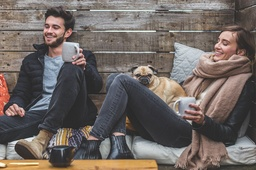
#> input picture opencv-tutorial-study-master/taskImage/picture.jpg, 256 x 170 px, shrunk from 960 x 639 before the run, found by its file name
$ python houghCircle.py
#> lines starting #> are read from the running program, lines starting #| are printed output that depends on the picture
import cv2
import numpy as np
import os
from matplotlib import pyplot as plt

os.chdir('C:\\Users\\user\\Desktop\\opencv')

img = cv2.imread('picture.jpg',0)
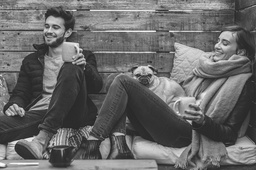
#> img: shape (170, 256); min 30, max 253, mean 105.3

img = cv2.medianBlur(img,5)
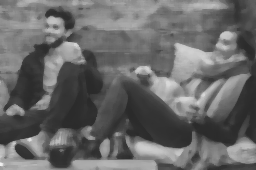
#> img: shape (170, 256); min 42, max 239, mean 104.7
cimg = cv2.cvtColor(img,cv2.COLOR_GRAY2BGR)
circles = cv2.HoughCircles(img,cv2.HOUGH_GRADIENT,1,20,
param1=50,param2=30,minRadius=0,maxRadius=0)
#> circles = 45 rows, first 8: [135.5, 92.5, 92.6], [70.5, 71.5, 66.2], [116.5, 107.5, 78.7], [190.5, 54.5, 53.4], [147.5, 117.5, 48.5], [68.5, 97.5, 63.2], [171.5, 114.5, 58.3], [96.5, 84.5, 53.8]
circles = np.uint16(np.around(circles))
#> circles = 45 rows, first 8: [136, 92, 93], [70, 72, 66], [116, 108, 79], [190, 54, 53], [148, 118, 48], [68, 98, 63], [172, 114, 58], [96, 84, 54]
for i in circles[0,:]:
    # draw the outer circle
    cv2.circle(cimg,(i[0],i[1]),i[2],(0,255,0),2)
    # draw the center of the circle
    cv2.circle(cimg,(i[0],i[1]),2,(0,0,255),3)
#> this loop made 45 passes
#> i on passes 1 to 12: [136, 92, 93], [70, 72, 66], [116, 108, 79], [190, 54, 53], [148, 118, 48], [68, 98, 63], [172, 114, 58], [96, 84, 54], [40, 92, 65], [18, 94, 68], [208, 38, 36], [114, 42, 35]
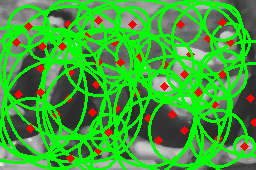
#> cimg: shape (170, 256, 3); mean B, G, R 53.3, 165.3, 62.3
cv2.imshow('detected circles',cimg)
cv2.waitKey(0)
cv2.destroyAllWindows()
# [18 lines of commented-out code are left out]

$ run again, with opencv-tutorial-study-master/taskImage/buble.jpg copied over opencv-tutorial-study-master/taskImage/picture.jpg
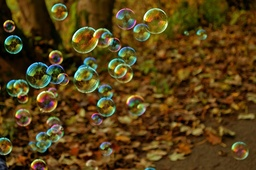
#> input picture opencv-tutorial-study-master/taskImage/buble.jpg, 256 x 170 px, shrunk from 960 x 636 before the run, found by its file name
#> `img = cv2.medianBlur(img,5)`:
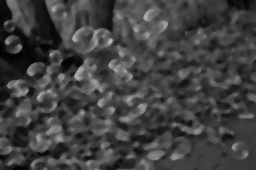
#> img: shape (170, 256); min 0, max 184, mean 64.8
#> `circles = cv2.HoughCircles(img,cv2.HOUGH_GRADIENT,1,20, param1=50,para..`: circles = 44 rows, first 8: [100.5, 81.5, 41.3], [111.5, 56.5, 42.7], [255.5, 167.5, 160.8], [161.5, 65.5, 44.5], [120.5, 123.5, 31.5], [167.5, 44.5, 37.7], [57.5, 95.5, 33.3], [182.5, 161.5, 64.1]
#> `circles = np.uint16(np.around(circles))`: circles = 44 rows, first 8: [100, 82, 41], [112, 56, 43], [256, 168, 161], [162, 66, 44], [120, 124, 32], [168, 44, 38], [58, 96, 33], [182, 162, 64]
#> the loop `for i in circles[0,:]:` made 44 passes
#> after the loop `for i in circles[0,:]:`:
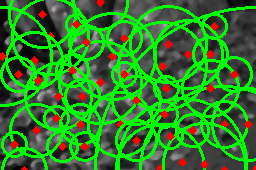
#> cimg: shape (170, 256, 3); mean B, G, R 40.3, 126, 50
